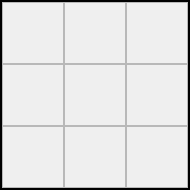
        <widget class="QFrame" name="block9">
         <property name="sizePolicy">
          <sizepolicy hsizetype="Minimum" vsizetype="Minimum">
           <horstretch>0</horstretch>
           <verstretch>0</verstretch>
          </sizepolicy>
         </property>
         <property name="minimumSize">
          <size>
           <width>190</width>
           <height>190</height>
          </size>
         </property>
         <property name="maximumSize">
          <size>
           <width>190</width>
           <height>190</height>
          </size>
         </property>
         <property name="frameShape">
          <enum>QFrame::Box</enum>
         </property>
         <property name="frameShadow">
          <enum>QFrame::Plain</enum>
         </property>
         <property name="lineWidth">
          <number>2</number>
         </property>
         <layout class="QGridLayout" name="gridLayout_9">
          <property name="leftMargin">
           <number>0</number>
          </property>
          <property name="topMargin">
           <number>0</number>
          </property>
          <property name="rightMargin">
           <number>0</number>
          </property>
          <property name="bottomMargin">
           <number>0</number>
          </property>
          <property name="spacing">
           <number>0</number>
          </property>
          <item row="1" column="0">
           <widget class="Cell" name="cell94">
            <property name="frameShape">
             <enum>QFrame::StyledPanel</enum>
            </property>
            <property name="frameShadow">
             <enum>QFrame::Raised</enum>
            </property>
           </widget>
          </item>
          <item row="0" column="1">
           <widget class="Cell" name="cell92">
            <property name="frameShape">
             <enum>QFrame::StyledPanel</enum>
            </property>
            <property name="frameShadow">
             <enum>QFrame::Raised</enum>
            </property>
           </widget>
          </item>
          <item row="0" column="0">
           <widget class="Cell" name="cell91">
            <property name="frameShape">
             <enum>QFrame::StyledPanel</enum>
            </property>
            <property name="frameShadow">
             <enum>QFrame::Raised</enum>
            </property>
           </widget>
          </item>
          <item row="0" column="2">
           <widget class="Cell" name="cell93">
            <property name="frameShape">
             <enum>QFrame::StyledPanel</enum>
            </property>
            <property name="frameShadow">
             <enum>QFrame::Raised</enum>
            </property>
           </widget>
          </item>
          <item row="2" column="0">
           <widget class="Cell" name="cell97">
            <property name="frameShape">
             <enum>QFrame::StyledPanel</enum>
            </property>
            <property name="frameShadow">
             <enum>QFrame::Raised</enum>
            </property>
           </widget>
          </item>
          <item row="1" column="1">
           <widget class="Cell" name="cell95">
            <property name="frameShape">
             <enum>QFrame::StyledPanel</enum>
            </property>
            <property name="frameShadow">
             <enum>QFrame::Raised</enum>
            </property>
           </widget>
          </item>
          <item row="1" column="2">
           <widget class="Cell" name="cell96">
            <property name="frameShape">
             <enum>QFrame::StyledPanel</enum>
            </property>
            <property name="frameShadow">
             <enum>QFrame::Raised</enum>
            </property>
           </widget>
          </item>
          <item row="2" column="1">
           <widget class="Cell" name="cell98">
            <property name="frameShape">
             <enum>QFrame::StyledPanel</enum>
            </property>
            <property name="frameShadow">
             <enum>QFrame::Raised</enum>
            </property>
           </widget>
          </item>
          <item row="2" column="2">
           <widget class="Cell" name="cell99">
            <property name="frameShape">
             <enum>QFrame::StyledPanel</enum>
            </property>
            <property name="frameShadow">
             <enum>QFrame::Raised</enum>
            </property>
           </widget>
          </item>
         </layout>
        </widget>
